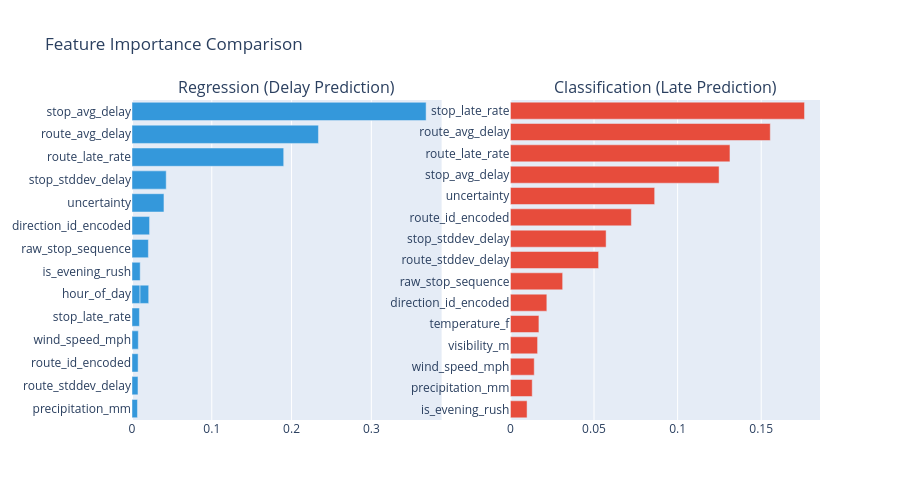

The cell this chart's notebook holds for it:
### Code cell
print(f"ENCODED_FEATURES length: {len(ENCODED_FEATURES)}")
print(f"RF Reg importances length: {len(rf_reg.feature_importances_)}")
print(f"X_train columns: {X_train.shape[1]}")

# Get actual feature names from what was trained
# The extra column is the duplicate hour_of_day from df_clean
actual_features = list(df_clean[ENCODED_FEATURES].columns)
if len(actual_features) < len(rf_reg.feature_importances_):
    # There's an extra feature — likely duplicate. Pad with unknown
    while len(actual_features) < len(rf_reg.feature_importances_):
        actual_features.append(f"unknown_{len(actual_features)}")

feature_names = actual_features[:len(rf_reg.feature_importances_)]

importances = pd.DataFrame({
    "feature": feature_names,
    "reg_importance": rf_reg.feature_importances_,
    "cls_importance": rf_cls.feature_importances_,
}).sort_values("reg_importance", ascending=False)

fig = make_subplots(
    rows=1, cols=2,
    subplot_titles=("Regression (Delay Prediction)", "Classification (Late Prediction)")
)

top_n = 15
reg_top = importances.nlargest(top_n, "reg_importance")
cls_top = importances.nlargest(top_n, "cls_importance")

fig.add_trace(go.Bar(
    y=reg_top["feature"][::-1], x=reg_top["reg_importance"][::-1],
    orientation="h", marker_color="#3498db",
), row=1, col=1)

fig.add_trace(go.Bar(
    y=cls_top["feature"][::-1], x=cls_top["cls_importance"][::-1],
    orientation="h", marker_color="#e74c3c",
), row=1, col=2)

fig.update_layout(height=500, title_text="Feature Importance Comparison", showlegend=False)
fig.show()

print("\nFull Feature Importance Ranking:")
print(importances[["feature", "reg_importance", "cls_importance"]].to_string(index=False))

### Figure 1 — Plotly figure (JSON) as saved in the notebook; plotly's stock layout.template omitted (floating-point values rounded to 4 significant figures)
{"data": [{"marker": {"color": "#3498db"}, "orientation": "h", "type": "bar", "x": [0.006848, 0.007496, 0.007677, 0.007905, 0.009302, 0.01008, 0.01027, 0.01082, 0.02052, 0.02202, 0.04006, 0.04288, 0.1901, 0.2337, 0.3687], "xaxis": "x", "y": ["precipitation_mm", "route_stddev_delay", "route_id_encoded", "wind_speed_mph", "stop_late_rate", "hour_of_day", "is_evening_rush", "hour_of_day", "raw_stop_sequence", "direction_id_encoded", "uncertainty", "stop_stddev_delay", "route_late_rate", "route_avg_delay", "stop_avg_delay"], "yaxis": "y"}, {"marker": {"color": "#e74c3c"}, "orientation": "h", "type": "bar", "x": [0.009969, 0.01305, 0.01426, 0.01626, 0.01706, 0.0218, 0.03125, 0.05275, 0.05724, 0.07234, 0.08628, 0.1248, 0.1313, 0.1554, 0.1759], "xaxis": "x2", "y": ["is_evening_rush", "precipitation_mm", "wind_speed_mph", "visibility_m", "temperature_f", "direction_id_encoded", "raw_stop_sequence", "route_stddev_delay", "stop_stddev_delay", "route_id_encoded", "uncertainty", "stop_avg_delay", "route_late_rate", "route_avg_delay", "stop_late_rate"], "yaxis": "y2"}], "layout": {"annotations": [{"font": {"size": 16}, "showarrow": false, "text": "Regression (Delay Prediction)", "x": 0.225, "xanchor": "center", "xref": "paper", "y": 1, "yanchor": "bottom", "yref": "paper"}, {"font": {"size": 16}, "showarrow": false, "text": "Classification (Late Prediction)", "x": 0.775, "xanchor": "center", "xref": "paper", "y": 1, "yanchor": "bottom", "yref": "paper"}], "height": 500, "showlegend": false, "title": {"text": "Feature Importance Comparison"}, "xaxis": {"anchor": "y", "domain": [0, 0.45]}, "xaxis2": {"anchor": "y2", "domain": [0.55, 1]}, "yaxis": {"anchor": "x", "domain": [0, 1]}, "yaxis2": {"anchor": "x2", "domain": [0, 1]}}}
